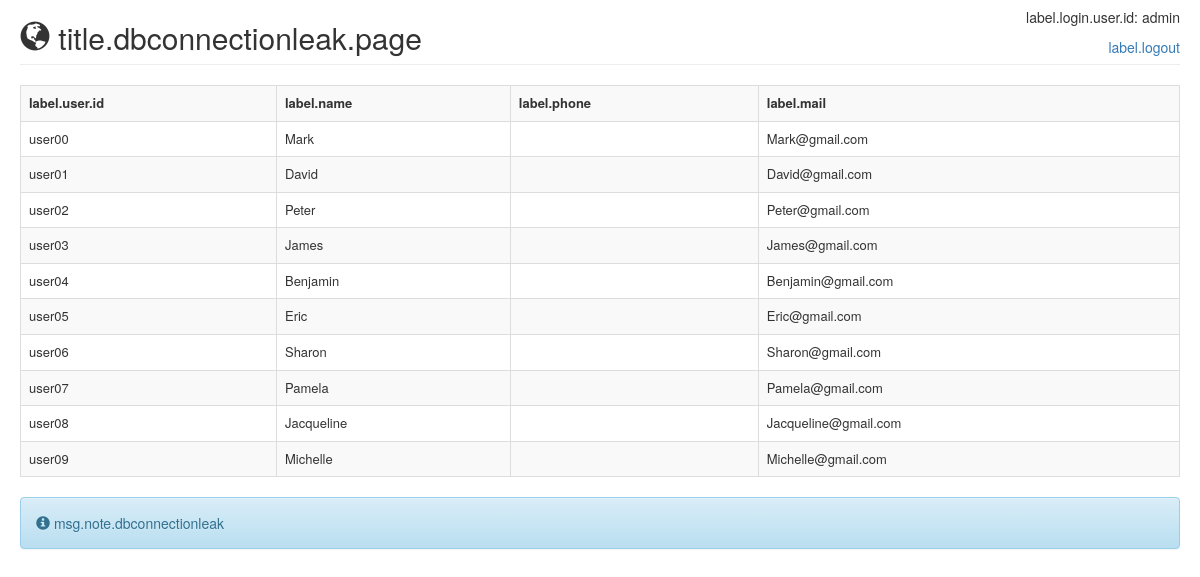
Screenshot of /dbconnectionleak/ (signed in) with the database file from the repository.
### easybuggy/models.py (models this page shows)
class User(models.Model):
    id = models.CharField(max_length=10, primary_key=True)
    name = models.CharField(max_length=30)
    password = models.CharField(max_length=30)
    secret = models.CharField(max_length=100)
    ispublic = models.CharField(max_length=5)
    phone = models.CharField(max_length=20, blank=True, null=True)
    mail = models.EmailField(max_length=100, blank=True, null=True)

### easybuggy/views.py (the view)
# urls.py: url(r'^dbconnectionleak/$', views.dbconnectionleak, name='dbconnectionleak'),
def dbconnectionleak(request):
    d = {
        'title': _('title.dbconnectionleak.page'),
        'note': _('msg.note.dbconnectionleak'),
    }
    c = connection.cursor()
    try:
        c.execute("SELECT id, name, phone, mail FROM easybuggy_user WHERE ispublic = 'true' ORDER BY id asc")
        d['users'] = c.fetchall()
    except Exception as e:
        logger.exception('Exception occurs: %s', e)
    finally:
        pass
    return render(request, 'dbconnectionleak.html', d)

### templates/dbconnectionleak.html
{% extends "base.html" %}
{% load i18n %}
{% block body %}
{% include "header.html" %}
<table class="table table-striped table-bordered table-hover" style="font-size: small;">
    <tr>
        <th>{% trans 'label.user.id' %}</th>
        <th>{% trans 'label.name' %}</th>
        <th>{% trans 'label.phone' %}</th>
        <th>{% trans 'label.mail' %}</th>
    </tr>
    {% for user in users %}
    <tr>
        <td>{{ user.0 }}</td>
        <td>{{ user.1 }}</td>
        <td>{{ user.2|default_if_none:'' }}</td>
        <td>{{ user.3|default_if_none:'' }}</td>
    </tr>
    {% endfor %}
</table>
{% include "messages.html" %}
{% endblock %}

### rows the page displays
User: id "user00", name "Mark", mail "Mark@gmail.com"
User: id "user01", name "David", mail "David@gmail.com"
User: id "user02", name "Peter", mail "Peter@gmail.com"
User: id "user03", name "James", mail "James@gmail.com"
User: id "user04", name "Benjamin", mail "Benjamin@gmail.com"
User: id "user05", name "Eric", mail "Eric@gmail.com"
User: id "user06", name "Sharon", mail "Sharon@gmail.com"
User: id "user07", name "Pamela", mail "Pamela@gmail.com"
User: id "user08", name "Jacqueline", mail "Jacqueline@gmail.com"
User: id "user09", name "Michelle", mail "Michelle@gmail.com"

### other values shown
{{ title }} "title.dbconnectionleak.page"
{{ request.session.username }} "admin"
{{ note }} "msg.note.dbconnectionleak"
